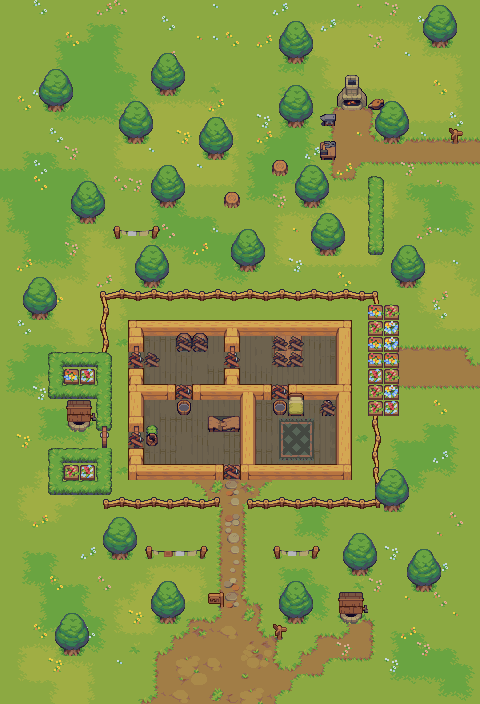

A 2D game scene composited from a Tiled map and its tileset images. What follows is a short description and the map's XML, with each tile layer's data collapsed to a summary:
An orthogonal 30x44 tile map with 16x16 px tiles, 6 tile layers (ground, walls, good_items, overlap_items, ...), 1 hidden layer not drawn.

<map version="1.2" tiledversion="1.3.2" orientation="orthogonal" renderorder="right-down" compressionlevel="2" width="30" height="44" tilewidth="16" tileheight="16" infinite="0" nextlayerid="9" nextobjectid="1">
 <editorsettings>
  <chunksize width="32" height="32" />
  <export target="assets/maps/level1.json" format="json" />
 </editorsettings>
 <properties>
  <property name="endPos" value="{&quot;x&quot;:14,&quot;y&quot;:31}" />
  <property name="score" type="int" value="500" />
  <property name="startPos" value="[{&quot;x&quot;:18,&quot;y&quot;:26}]" />
 </properties>
 <tileset firstgid="1" name="base" tilewidth="16" tileheight="16" spacing="2" margin="1" tilecount="1024" columns="32">
  <image source="assets/images/Village_Tileset.png" width="576" height="576" />
  <terraintypes>
   <terrain name="grass1" tile="0" />
   <terrain name="grass2" tile="0" />
   <terrain name="grass3" tile="0" />
   <terrain name="rocks" tile="0" />
   <terrain name="step1" tile="0" />
   <terrain name="step2" tile="0" />
   <terrain name="step3" tile="0" />
   <terrain name="grass0" tile="0" />
  </terraintypes>
  <tile id="0" terrain="7,7,7,0" />
  <tile id="1" terrain="7,7,0,0" />
  <tile id="2" terrain="7,7,0,7" />
  <tile id="3" terrain="7,0,0,0" />
  <tile id="4" terrain="0,7,0,0" />
  <tile id="5" terrain="7,7,7,2" />
  <tile id="6" terrain="7,7,2,2" />
  <tile id="7" terrain="7,7,2,7" />
  <tile id="8" terrain="7,2,2,2" />
  <tile id="9" terrain="2,7,2,2" />
  <tile id="10" terrain="7,7,7,1" />
  <tile id="11" terrain="7,7,1,1" />
  <tile id="12" terrain="7,7,1,7" />
  <tile id="13" terrain="7,1,1,1" />
  <tile id="14" terrain="1,7,1,1" />
  <tile id="15" terrain=",,,3" />
  <tile id="16" terrain=",,3,3" />
  <tile id="17" terrain=",,3," />
  <tile id="18" terrain=",3,3,3" />
  <tile id="19" terrain="3,,3,3" />
  <tile id="32" terrain="7,0,7,0" />
  <tile id="33" terrain="0,0,0,0" />
  <tile id="34" terrain="0,7,0,7" />
  <tile id="35" terrain="0,0,7,0" />
  <tile id="36" terrain="0,0,0,7" />
  <tile id="37" terrain="7,2,7,2" />
  <tile id="38" terrain="2,2,2,2" />
  <tile id="39" terrain="2,7,2,7" />
  <tile id="40" terrain="2,2,7,2" />
  <tile id="41" terrain="2,2,2,7" />
  <tile id="42" terrain="7,1,7,1" />
  <tile id="43" terrain="1,1,1,1" />
  <tile id="44" terrain="1,7,1,7" />
  <tile id="45" terrain="1,1,7,1" />
  <tile id="46" terrain="1,1,1,7" />
  <tile id="47" terrain=",3,,3" />
  <tile id="48" terrain="3,3,3,3" />
  <tile id="49" terrain="3,,3," />
  <tile id="50" terrain="3,3,,3" />
  <tile id="51" terrain="3,3,3," />
  <tile id="64" terrain="7,0,7,7" />
  <tile id="65" terrain="0,0,7,7" />
  <tile id="66" terrain="0,7,7,7" />
  <tile id="67" terrain="7,0,0,7" />
  <tile id="68" terrain="0,7,7,0" />
  <tile id="69" terrain="7,2,7,7" />
  <tile id="70" terrain="2,2,7,7" />
  <tile id="71" terrain="2,7,7,7" />
  <tile id="72" terrain="7,2,2,7" />
  <tile id="73" terrain="2,7,7,2" />
  <tile id="74" terrain="7,1,7,7" />
  <tile id="75" terrain="1,1,7,7" />
  <tile id="76" terrain="1,7,7,7" />
  <tile id="77" terrain="7,1,1,7" />
  <tile id="78" terrain="1,7,7,1" />
  <tile id="79" terrain=",3,," />
  <tile id="80" terrain="3,3,," />
  <tile id="81" terrain="3,,," />
  <tile id="82" terrain=",3,3," />
  <tile id="83" terrain="3,,,3" />
  <tile id="96" terrain="7,7,7,7" />
  <tile id="97" terrain="7,7,7,7" probability="0.075" />
  <tile id="98" terrain="7,7,7,7" probability="0.075" />
  <tile id="102" terrain="1,1,1,1" />
  <tile id="103" terrain="1,1,1,1" />
  <tile id="104" terrain="1,1,1,1" />
  <tile id="105" terrain="1,1,1,1" />
  <tile id="106" terrain="1,1,1,1" probability="0" />
  <tile id="107" terrain="1,1,1,1" probability="0" />
  <tile id="108" terrain="1,1,1,1" probability="0" />
  <tile id="109" terrain="1,1,1,1" probability="0" />
  <tile id="110" terrain="1,1,1,1" probability="0" />
  <tile id="111" terrain="1,1,1,1" probability="0" />
  <tile id="112" terrain="1,1,1,1" probability="0" />
  <tile id="113" terrain="1,1,1,1" probability="0" />
  <tile id="134" terrain="1,1,1,1" />
  <tile id="135" terrain="1,1,1,1" />
  <tile id="136" terrain="1,1,1,1" probability="0.5" />
  <tile id="137" terrain="1,1,1,1" probability="0" />
  <tile id="138" terrain="1,1,1,1" probability="0" />
  <tile id="139" terrain="1,1,1,1" probability="0" />
  <tile id="140" terrain="1,1,1,1" probability="0" />
  <tile id="141" terrain="1,1,1,1" probability="0" />
  <tile id="142" terrain="1,1,1,1" probability="0" />
  <tile id="143" terrain="1,1,1,1" probability="0" />
  <tile id="144" terrain="1,1,1,1" probability="0" />
  <tile id="145" terrain="1,1,1,1" probability="0" />
  <tile id="372" terrain=",,,4" />
  <tile id="373" terrain=",,4,4" />
  <tile id="374" terrain=",,4," />
  <tile id="375" terrain=",4,4,4" />
  <tile id="376" terrain="4,,4,4" />
  <tile id="404" terrain=",4,,4" />
  <tile id="405" terrain="4,4,4,4" />
  <tile id="406" terrain="4,,4," />
  <tile id="407" terrain="4,4,,4" />
  <tile id="408" terrain="4,4,4," />
  <tile id="436" terrain=",4,," />
  <tile id="437" terrain="4,4,," />
  <tile id="438" terrain="4,,," />
  <tile id="468" terrain=",,,5" />
  <tile id="469" terrain=",,5,5" />
  <tile id="470" terrain=",,5," />
  <tile id="471" terrain=",5,5,5" />
  <tile id="472" terrain="5,,5,5" />
  <tile id="475" terrain=",,,6" />
  <tile id="476" terrain=",,6,6" />
  <tile id="477" terrain=",,6," />
  <tile id="478" terrain=",6,6,6" />
  <tile id="479" terrain="6,,6,6" />
  <tile id="500" terrain=",5,,5" />
  <tile id="501" terrain="5,5,5,5" />
  <tile id="502" terrain="5,,5," />
  <tile id="503" terrain="5,5,,5" />
  <tile id="504" terrain="5,5,5," />
  <tile id="507" terrain=",6,,6" />
  <tile id="508" terrain="6,6,6,6" />
  <tile id="509" terrain="6,,6," />
  <tile id="510" terrain="6,6,,6" />
  <tile id="511" terrain="6,6,6," />
  <tile id="532" terrain=",5,," />
  <tile id="533" terrain="5,5,," />
  <tile id="534" terrain="5,,," />
  <tile id="539" terrain=",6,," />
  <tile id="540" terrain="6,6,," />
  <tile id="541" terrain="6,,," />
 </tileset>
 <layer id="1" name="ground" width="30" height="44">
  <data>[1320 cells, 1320 non-empty, 71 distinct tile ids]</data>
 </layer>
 <layer id="2" name="walls" width="30" height="44">
  <data>[1320 cells, 317 non-empty, 75 distinct tile ids]</data>
 </layer>
 <layer id="4" name="good_items" width="30" height="44">
  <data>[1320 cells, 17 non-empty, 13 distinct tile ids]</data>
 </layer>
 <layer id="8" name="overlap_items" width="30" height="44">
  <data>[1320 cells, 6 non-empty, 3 distinct tile ids]</data>
 </layer>
 <layer id="5" name="bad_items" width="30" height="44">
  <data>[1320 cells, 19 non-empty, 6 distinct tile ids]</data>
 </layer>
 <layer id="3" name="trees" width="30" height="44">
  <data>[1320 cells, 253 non-empty, 46 distinct tile ids]</data>
 </layer>
 <layer id="7" name="roof" width="30" height="44" visible="0">
  <data>[1320 cells, 176 non-empty, 33 distinct tile ids]</data>
 </layer>
</map>
